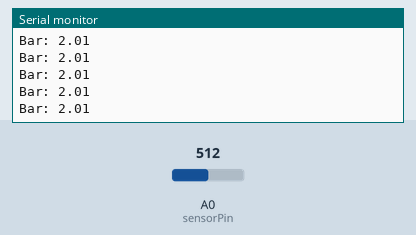
This sketch was run on a simulated Arduino Uno, built with avr-gcc and run on an emulated ATmega328P. On the bench: the last lines printed to the serial monitor. Inputs (shaded band) come from the test bench; at power-on: A0 (sensorPin) = 512.

Above: at 1.2 s.
1.3 s: A0 (sensorPin) set to 716
At 1.31 s:
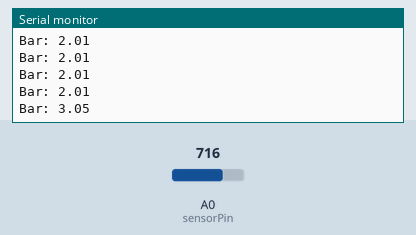
2.8 s: A0 (sensorPin) set to 900
At 2.82 s:
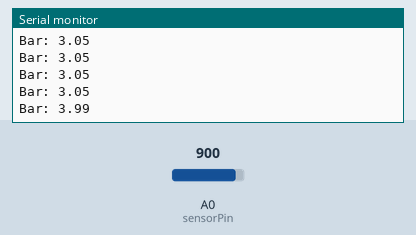
Timing chart, 0 to 5.8 s (numbered marks = the images above; inputs shaded):
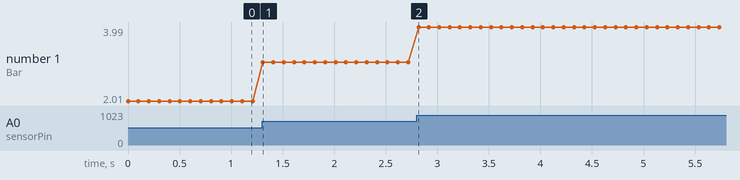

Measured:
- after the input at 1.3 s, the serial monitor: prints a new line at once (image 1)
- after the input at 2.8 s, the serial monitor: prints a new line at once (image 2)
- plotted number 1: 2.01 → 3.05 after the input at 1.3 s, 3.05 → 3.99 after the input at 2.8 s

The sketch:

espPressureSensor.ino
```cpp
//
// espPressureSensor
//
// Analogue preasure sensor measurement with a NodeMCU
//
// OC
//

const int sensorPin = A0;    // pin that the sensor is attached to

// Analog pressure sensor properties. Vcc = 5V
//
//  Vsensor
//    ^
//   5|
//    |                        X (5bar/4.5V)
//   4|                     X
//    |                  X
//   3|               X
//    |            X
//   2|         X
//    |      X
//   1|   X
//    X (0bar/0.5V)
//    +---------------------------> P(bar)
//    0    1    2    3    4    5
//
float Vzero = 0.5;     // sensor output voltage at zero pressure
float Vmax = 4.5;      // sensor output voltage at max. pressure
float Pmax = 5.0;      // sensor max. pressure [bar]


// Voltage divider for the analog input A0 (range = 0..1V)
// The internal NodeNCU divider is: R1 = 220k, R2 = 100k for the range 0..3.3V.
// For the range 0..5V we need R1 = 400k, this can be done with one 180k in series (Rs) to the
// A0 input. If you have no 180k, take Rs = 100k. The consequence is, that the
// max. measured input it capped at 4.6 bar, so you can't use the full pressure range.
//
//               ___     A0 (NodeMCU)
// Vsensor o----|___|---o-----.
//               Rs           +
//                           | |R1 (internal)
//                           | |
//                            +
//                            o------o Vin DAC
//                            +
//                           | |R2 (internal)
//                           | |
//                            +
//                            |
//                           ---
float Rs = 100.0;
float R1 = 220.0;
float R2 = 100.0;
float fRDivider = R2/(Rs+R1+R2);

// Calculate the digital value for zero pressure (offset) and max. pressure (fullscale).
int offset = int(Vzero * fRDivider * 1023);
int fullscale = int(Vmax * fRDivider * 1023);


void setup() {
  Serial.begin(115200);
}

void loop() {
  int sensorVal = analogRead(A0);

  float bar = Pmax * (sensorVal - offset) / (fullscale - offset);

  // alternatively you can get rid of all variables, if your setup-up is fix
  //
  // fRDivider = 100 / 420 = 0.238
  // offset = 0.5 * 0.238 * 1023 = 122
  // fullscale = 4.5 * 0.238 * 1023 = 1096
  // Pmax / (fullscale - offset) = 5 / (1096 - 122) = 0.0051335
  //
  // float bar = (sensorVal - 122) * 0.0051335;

  if (bar < 0.0)
    bar = 0.0;

  Serial.print("Bar: ");
  Serial.println(bar);

  delay(100);
}
```
